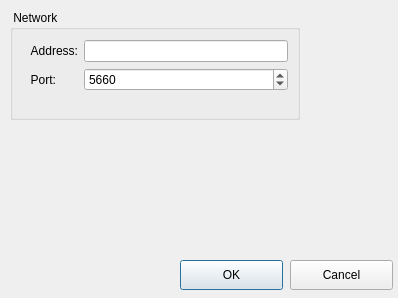
<?xml version="1.0" encoding="UTF-8"?>
<ui version="4.0">
 <class>SettingsDialog</class>
 <widget class="QDialog" name="SettingsDialog">
  <property name="geometry">
   <rect>
    <x>0</x>
    <y>0</y>
    <width>398</width>
    <height>298</height>
   </rect>
  </property>
  <property name="windowTitle">
   <string>Dialog</string>
  </property>
  <widget class="QPushButton" name="pushButtonOK">
   <property name="geometry">
    <rect>
     <x>180</x>
     <y>260</y>
     <width>103</width>
     <height>30</height>
    </rect>
   </property>
   <property name="text">
    <string>OK</string>
   </property>
  </widget>
  <widget class="QPushButton" name="pushButtonCancel">
   <property name="geometry">
    <rect>
     <x>290</x>
     <y>260</y>
     <width>103</width>
     <height>30</height>
    </rect>
   </property>
   <property name="text">
    <string>Cancel</string>
   </property>
  </widget>
  <widget class="QGroupBox" name="groupBoxNetwork">
   <property name="geometry">
    <rect>
     <x>10</x>
     <y>10</y>
     <width>290</width>
     <height>110</height>
    </rect>
   </property>
   <property name="title">
    <string> Network </string>
   </property>
   <widget class="QWidget" name="">
    <property name="geometry">
     <rect>
      <x>20</x>
      <y>30</y>
      <width>258</width>
      <height>63</height>
     </rect>
    </property>
    <layout class="QFormLayout" name="formLayout">
     <item row="0" column="0">
      <widget class="QLabel" name="labelIP">
       <property name="layoutDirection">
        <enum>Qt::LeftToRight</enum>
       </property>
       <property name="text">
        <string>Address:</string>
       </property>
       <property name="alignment">
        <set>Qt::AlignRight|Qt::AlignTrailing|Qt::AlignVCenter</set>
       </property>
      </widget>
     </item>
     <item row="0" column="1">
      <widget class="QLineEdit" name="lineEdit"/>
     </item>
     <item row="1" column="0">
      <widget class="QLabel" name="labelPort">
       <property name="layoutDirection">
        <enum>Qt::LeftToRight</enum>
       </property>
       <property name="text">
        <string>Port:</string>
       </property>
       <property name="alignment">
        <set>Qt::AlignRight|Qt::AlignTrailing|Qt::AlignVCenter</set>
       </property>
      </widget>
     </item>
     <item row="1" column="1">
      <widget class="QSpinBox" name="spinBox">
       <property name="maximum">
        <number>65000</number>
       </property>
       <property name="value">
        <number>5660</number>
       </property>
      </widget>
     </item>
    </layout>
   </widget>
  </widget>
 </widget>
 <resources/>
 <connections/>
</ui>
